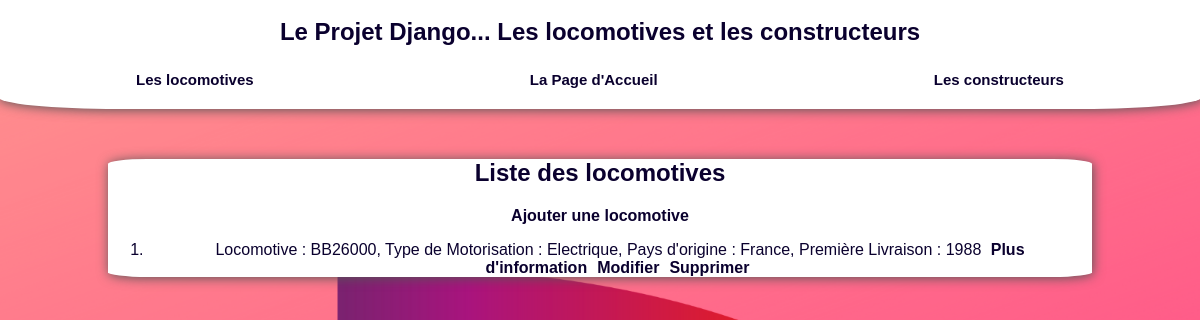
Before: /Locomotives/index with the older database file.
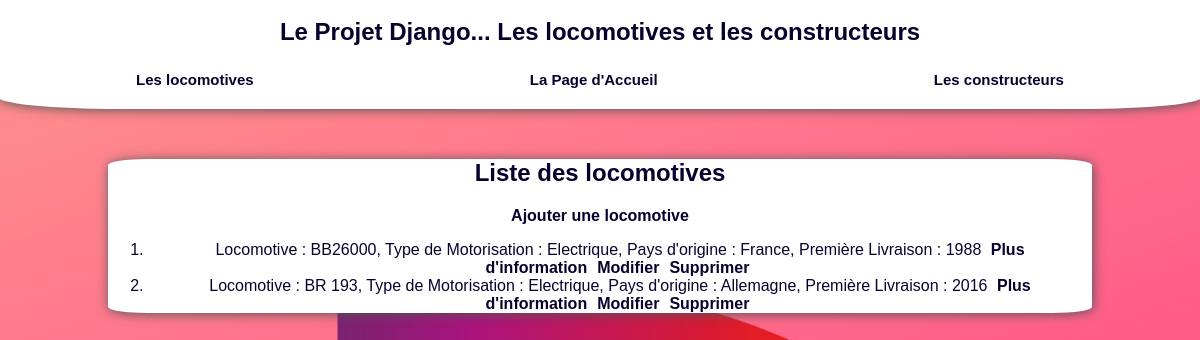
After: the same page with the newer database file.
### Locomotives/models.py (models this page shows, shortened)
class Locomotive(models.Model):
    nom = models.CharField(max_length = 100)
    type = models.CharField(max_length = 100)
    pays_origine = models.CharField(max_length = 100)
    date_creation =  models.CharField(max_length = 4, null = True, blank = True)
    description = models.TextField(null = True, blank = True)
    Constructeur = models.ForeignKey("Constructeur", on_delete=models.CASCADE, default = None)
    def __str__(self):
        chaine = f"Locomotive : {self.nom}, Type de Motorisation : {self.type}, Pays d'origine : {self.pays_origine}, Première Livraison : {self.date_creation}"
        return chaine

### Locomotives/views.py (the view)
# urls.py: path("index", views.index),
def index(request):
    liste = list(models.Locomotive.objects.all())
    return render(request, "Locomotives/Locomotives/index.html",{"liste" : liste})

### Locomotives/templates/Locomotives/Locomotives/index.html (shortened to what this page needs)
{% extends "main.html" %}
    {% block content %}
    <h1>Liste des locomotives</h1>
    <a href="/Locomotives/add">Ajouter une locomotive</a>
    <ol>
        {% for l in liste %}
            <li> {{l}} <a href="/Locomotives/affiche/{{l.id}}/">Plus d'information</a><a href="/Locomotives/update/{{l.id}}/">Modifier</a><a href="/Locomotives/delete/{{l.id}}/">Supprimer</a> </li>
        {% endfor %}
    </ol>
    {% endblock %}

### Locomotives/templates/main.html (shortened to what this page needs)
<!doctype html>
<html>
    <head>
        {% load static %}
        <link rel="stylesheet" type="text/css" href="{%static 'Locomotives/mef.css'%}">
    </head>
    <body>
        <header class="header1">
            <div>
                <h2 class=titleheader>Le Projet Django... Les locomotives et les constructeurs</h2>
            </div>
            <div class="header2">
                <a title="Aller vers 'Les locomotives'" href="/Locomotives/index">Les locomotives</a>
                <a title="Aller vers 'Page d'Accueil'" href="/Locomotives/accueil/">La Page d'Accueil</a>
                <a title="Aller vers 'Les constructeurs'" href="/Locomotives/indexc">Les constructeurs</a>
            </div>
        </header>
        <section>
            {% block content %}
            {% endblock %}
        </section>
    </body>
</html>

### Locomotives/Static/Locomotives/mef.css (style rules this page uses)
html { font-family:Arial, Helvetica, sans-serif; scroll-behavior: smooth; background-image: url(./background.png); background-attachment: fixed; background-size: cover; color:#0a002e; }
body { text-align: center; }
header { padding-bottom:1em; }
h2.titleheader { text-align:center; }
.header2 { display:flex; justify-content: space-around; font-size: 15px; font-weight: 500; }
a { text-decoration: none; color:#0a002e; font-weight: bold; padding : 5px; }
.header1 { margin-top: -20px; margin-left: -10px; margin-right: -10px; padding-top: 10px; background: white; border-radius: 10%; box-shadow: 1px 1px 12px #555; }
section { margin-top: 50px; margin-left: 100px; margin-right: 100px; background-color: white; box-shadow: 1px 1px 12px #555; border-radius: 4%; }

Changed rows visible on the page:
added Locomotive: nom+type+pays_origine "Locomotive : BR 193, Type de Motorisation : Electrique, Pays d'origine : Allemagne, Première Livraison : 2016"
